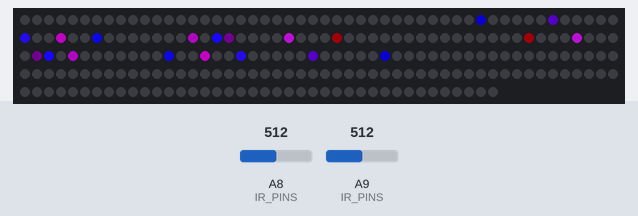
Simulated run of this sketch. Board: Teensy 3. Shown: 240 RGB LEDs in strip order, left to right, continuing on the next row. The inputs (shaded band) are chosen by the test bench; at power-on: A9 (IR_PINS) = 512, A8 (IR_PINS) = 512. Random numbers use the default seed unless the sketch sets one; what the sketch prints to the serial monitor is not drawn.

Above: at 1.2 s.
1.3 s: A9 (IR_PINS) set to 390
At 2.36 s:
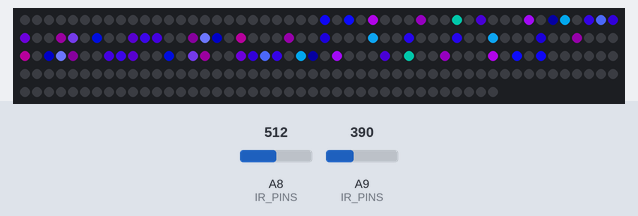
4.0 s: A9 (IR_PINS) set to 511
At 4.25 s:
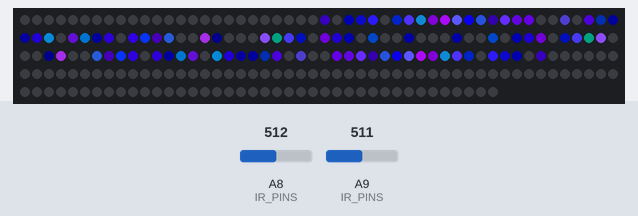
6.5 s: A9 (IR_PINS) set to 306
At 6.76 s:
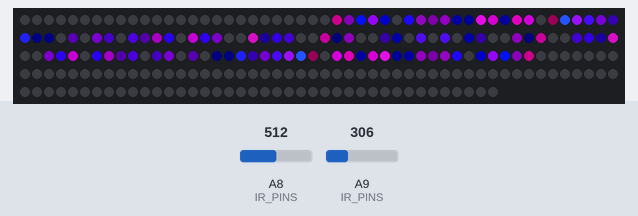
9.5 s: A9 (IR_PINS) set to 1023
At 9.9 s:
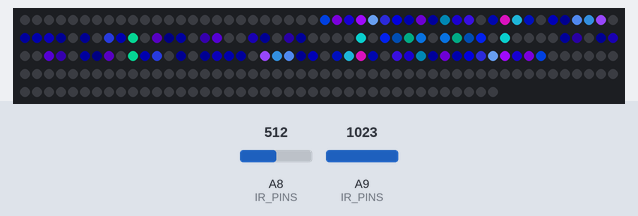
Timing chart, 0 to 11.2 s (numbered marks = the images above; inputs shaded):
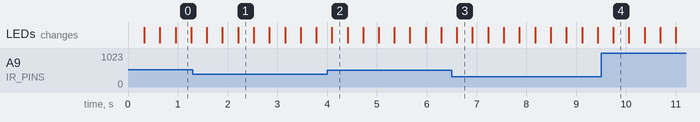

The sketch:

DigitalFountainOcto.ino
```cpp
#define USE_OCTOWS2811
#include<OctoWS2811.h>
#include<FastLED.h>
#include "RunningMedian.h"

// Height measured in number of LEDs from bottom of tube to top
const int HEIGHTS[] = {60, 88, 97, 115, 109, 97, 60};
#define MAX_HEIGHT 115

#define NUM_LEDS_PER_STRIP 240
#define NUM_STRIPS 7

#define NUM_LEDS NUM_STRIPS * NUM_LEDS_PER_STRIP

CRGB leds[NUM_LEDS];
#define MODE_DURATION 20 // in seconds
#define FRAMES_PER_SECOND 60
#define NUM_FRAMES MODE_DURATION * FRAMES_PER_SECOND
#define REFRESH_DELAY (1000/FRAMES_PER_SECOND) // time delay between LED changes (in milliseconds)
#define NUM_MODES 3
#define MAX_BRIGHTNESS 255

#define GRADIENT_BOTTOM 130.0
#define GRADIENT_TOP 200.0
#define GRADIENT_CHANGE 100.0

// IR sensors
#define NUM_IR 2
#define MAX_DISTANCE 400 // max distance that we care about
const int IR_PINS[] = {23, 22}; //21 doesn't work

int lastSensorValue[NUM_IR];
RunningMedian values1 = RunningMedian(8);
RunningMedian values2 = RunningMedian(8);

// Pin layouts on the teensy 3:
// OctoWS2811: 2,14,7,8,6,20,21,5

void setup() {
  LEDS.addLeds<OCTOWS2811>(leds, NUM_LEDS_PER_STRIP);
  Serial.begin(9600);
}

int modeIndex = 0;
void loop() {
  for (int t = 0; t < NUM_FRAMES; t++) {
    if (modeIndex == 0) {
      confetti(t);
    } else if (modeIndex == 1) {
      sineDrips(t);
    } else if (modeIndex == 2) {
      fadeSine(t);
    }
    LEDS.show();
    delay(REFRESH_DELAY);
    //Serial.println(t);
  }

  delay(1000);
  // get next mode index
  nextMode();
}

void nextMode() {
  if (modeIndex == NUM_MODES - 1) {
    modeIndex = 0;
  } else {
    modeIndex++;
  }
}

void clearLEDs() {
  for (int i = 0; i < NUM_LEDS; i++) {
    leds[i].setHSV(0, 0, 0);
  }
}

const int fadeBy = 5;
void confetti(int t) {
  fadeToBlackBy(leds, NUM_LEDS, fadeBy);
  if (t > (NUM_FRAMES - (MAX_BRIGHTNESS / fadeBy) - map(MAX_BRIGHTNESS, 0, 255, 0, 77))) {
    return;
  }
  for (int strip = 0; strip < NUM_STRIPS; strip++) {
    // random colored speckles that blink in and fade smoothly
    int buff = getMidpoint(strip) - HEIGHTS[strip];
    int stripPos = NUM_LEDS_PER_STRIP * strip;
    int pos = MAX_HEIGHT - sqrt16(random16(MAX_HEIGHT * MAX_HEIGHT));
    int brightness = getBright(t, MAX_BRIGHTNESS);
    int hue = GRADIENT_BOTTOM + random8(GRADIENT_TOP - GRADIENT_BOTTOM) + GRADIENT_CHANGE * getProximity(strip);
    if (pos < HEIGHTS[strip]) {
      leds[buff + pos + stripPos] += CHSV(hue, 200, brightness);
      leds[getMidpoint(strip) * 2 - (buff + pos) + stripPos] += CHSV(hue, 200, brightness);
      //leds[numLeds - pos] += CHSV(hue, 200, brightness);
    }
  }
}

void sineDrips(int t) {
  for (int strip = 0; strip < NUM_STRIPS; strip++) {
    int angle = (5 * t) % 256;
    int hue = GRADIENT_TOP + getProximity(strip) * GRADIENT_CHANGE;
    int stripPos = (strip * NUM_LEDS_PER_STRIP);

    for (int i = getMidpoint(strip) - HEIGHTS[strip]; i < getMidpoint(strip); i++) {
      int brightness = getBright(t, map((sin8((angle + i * 10))), 0, 255, 50, 200));
      int adjustedHue = hue - i * ((GRADIENT_TOP - GRADIENT_BOTTOM)/MAX_HEIGHT);
      leds[stripPos + i] = CHSV(adjustedHue, 255, brightness);
      leds[stripPos + getMidpoint(strip) * 2 - 1 - i] = CHSV(adjustedHue, 255, brightness);
    }
  }
}

void fadeSine(int t) {
  // Constanst for fade sine
  int AMPLITUDE = 10;       // Amplitude of sin wave
  int FADE = 20;            // Num pins over which wade fades out
  int PERIOD = 1;           // Seconds for one cycle to complete
  int MIN_BRIGHTNESS = 0;  // Brightness: 0-255
  int hue = 225;            // blue
  for (int strip = 0; strip < NUM_STRIPS; strip++) {
    int BASE = 80;//IGNORE IR// * (1 - getProximity(strip));        // Num permanently on pins
    int stripPos = (strip * NUM_LEDS_PER_STRIP);
    // find length of full brightness portion
    float l = BASE + AMPLITUDE + AMPLITUDE * (sin8( (255 * t) / (PERIOD * FRAMES_PER_SECOND) ) / 126.0 - 1);
    for (int i = 0; i < 120; i++) {
      int brightness = getBright(t, MAX_BRIGHTNESS);
      if (i > l) {
          brightness = 0;
      }
      leds[stripPos + map(i, 0, 120, getMidpoint(strip) - HEIGHTS[strip], getMidpoint(strip))].setHSV(hue - i * .8, 255, brightness);
      leds[stripPos + getMidpoint(strip) * 2 - 1 - map(i, 0, 120, getMidpoint(strip) - HEIGHTS[strip], getMidpoint(strip))].setHSV(hue - i * .8, 255, brightness);
    }

    // Fade ends of wave out
    for (int i = 1; i < FADE; i++) {
      int brightness = getBright(t, (float)(FADE - i + (l - (int)l)) / (FADE) * (MAX_BRIGHTNESS - MIN_BRIGHTNESS) + MIN_BRIGHTNESS);
      int newL = int(l); // Make a version of l as an integer for accessing list items
      leds[stripPos + map(newL + i, 0, 120, getMidpoint(strip) - HEIGHTS[strip], getMidpoint(strip))].setHSV(hue - (i + newL)*.8, 255, brightness);
      leds[stripPos + getMidpoint(strip) * 2 - 1 - map(newL + i, 0, 120, getMidpoint(strip) - HEIGHTS[strip], getMidpoint(strip))].setHSV(hue - (i + newL)*.8, 255, brightness);
    }
  }


}

/*** HELPER FUNCTIONS ***/
int getBright(int t, int maxBrightness) {
  if (t < 0.5 * FRAMES_PER_SECOND) {
    return map(t, 0, 0.5 * FRAMES_PER_SECOND, 0, maxBrightness);
  } else if (t > (MODE_DURATION - 0.5)*FRAMES_PER_SECOND) {
    return map(t, (MODE_DURATION - 0.5) * FRAMES_PER_SECOND, MODE_DURATION * FRAMES_PER_SECOND - 1, maxBrightness, 0);
  } else {
    return maxBrightness;
  }
}

int getMidpoint(int strip) {
  if (strip == 0) { // i.e. pin 4
    return 84;
  }
  return 120;
}

float getProximity(int strip) {
  //return 0; // ignore IR
  //  Serial.print("Raw Input: ");
  //  Serial.print(x);
  //  Serial.print("   Mapped Output: ");
  //  Serial.print(distance);
  //  Serial.print("cm");
  //  Serial.print("   Value: ");
  //  Serial.println(value);

  int index = strip % NUM_IR; //strip; // change if needed
  int IRPin = IR_PINS[index];
  if (index == 0) {
    lastSensorValue[index] = readIR(IRPin, index, values1);
  } else if (index == 1) {
    lastSensorValue[index] = readIR(IRPin, index, values2);
  }
  //  Serial.print(index);
  //  Serial.print("\t");
  //  Serial.println(lastSensorValue[index]);
  return (1 - ((lastSensorValue[index]) / 100.0)); // (0 for far away, 1 for close)
}

// Returns a value 0 (100cm away) to 100 (350cm away)
int readIR(int IRPin, int index, RunningMedian values) {

  // Convert from sensor input to range 1-100
  int x = analogRead(IRPin);
  float volts = map(x, 0, 1023, 0, 500);
  volts /= 100.0;
  if (volts < 1.2) {
    volts = 1.2; // prevents division by zero/negative values
  }
  float calibration = 450.0;
  float distance = calibration / (volts - 1.1); // Volts = 138/Length + 1.1 from graph
  int newValue = map(distance, 100, MAX_DISTANCE, 0, 100);

  // Cap distance
  if (newValue > 100) newValue = 100;
  if (newValue < 0)   newValue = 0;

  // Calculate average of inner 4 values
  values.add(newValue);
  float median = values.getAverage(4);
  int value = median;

  // Output value at most one different from last value
  int outputValue;
  int lastValue = lastSensorValue[index];
  if (value > lastValue) {
    outputValue = (lastValue + 1);
  } else if (value < lastValue) {
    outputValue = (lastValue - 1);
  } else {
    outputValue = (lastValue);
  }

    Serial.print(index);
    Serial.print("Raw Input: ");
    Serial.print(x);
    Serial.print("\tMapped Output: ");
    Serial.print(distance);
    Serial.print("cm");
    Serial.print("\tVolts: ");
    Serial.print(volts);
    Serial.print("\tValue1: ");
    Serial.print(value);
    Serial.print("\tlastValue: ");
    Serial.print(lastValue);
    Serial.print("\toutputValue: ");
    Serial.println(outputValue);

  return outputValue;
}
```
